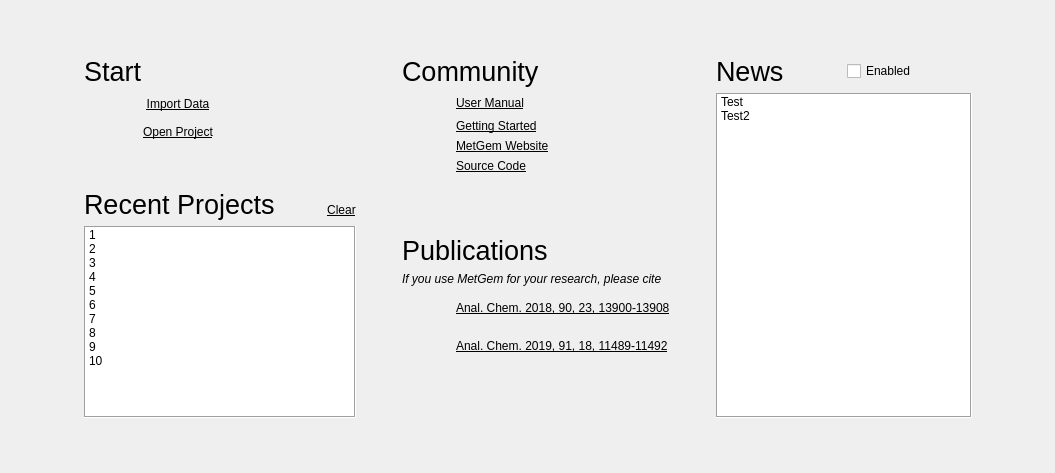
<?xml version="1.0" encoding="UTF-8"?>
<ui version="4.0">
 <class>WelcomeScreen</class>
 <widget class="QWidget" name="WelcomeScreen">
  <property name="geometry">
   <rect>
    <x>0</x>
    <y>0</y>
    <width>1055</width>
    <height>473</height>
   </rect>
  </property>
  <property name="windowTitle">
   <string>Form</string>
  </property>
  <layout class="QVBoxLayout" name="verticalLayout">
   <item>
    <spacer name="verticalSpacer_4">
     <property name="orientation">
      <enum>Qt::Vertical</enum>
     </property>
     <property name="sizeHint" stdset="0">
      <size>
       <width>20</width>
       <height>40</height>
      </size>
     </property>
    </spacer>
   </item>
   <item>
    <layout class="QHBoxLayout" name="horizontalLayout_2">
     <item>
      <spacer name="horizontalSpacer">
       <property name="orientation">
        <enum>Qt::Horizontal</enum>
       </property>
       <property name="sizeHint" stdset="0">
        <size>
         <width>40</width>
         <height>20</height>
        </size>
       </property>
      </spacer>
     </item>
     <item>
      <layout class="QGridLayout" name="gridLayout_4">
       <item row="5" column="5">
        <widget class="QPushButton" name="btClearRecentProjects">
         <property name="sizePolicy">
          <sizepolicy hsizetype="Minimum" vsizetype="Minimum">
           <horstretch>0</horstretch>
           <verstretch>0</verstretch>
          </sizepolicy>
         </property>
         <property name="maximumSize">
          <size>
           <width>16777215</width>
           <height>32</height>
          </size>
         </property>
         <property name="cursor">
          <cursorShape>PointingHandCursor</cursorShape>
         </property>
         <property name="toolTip">
          <string>Clear the recent projects list</string>
         </property>
         <property name="statusTip">
          <string>Clear the recent projects list</string>
         </property>
         <property name="styleSheet">
          <string notr="true">QPushButton
{
	text-decoration: underline;
	border: none;
}</string>
         </property>
         <property name="text">
          <string>Clear</string>
         </property>
         <property name="flat">
          <bool>true</bool>
         </property>
        </widget>
       </item>
       <item row="5" column="4">
        <spacer name="horizontalSpacer_5">
         <property name="orientation">
          <enum>Qt::Horizontal</enum>
         </property>
         <property name="sizeType">
          <enum>QSizePolicy::Maximum</enum>
         </property>
         <property name="sizeHint" stdset="0">
          <size>
           <width>40</width>
           <height>20</height>
          </size>
         </property>
        </spacer>
       </item>
       <item row="2" column="3" colspan="3">
        <spacer name="horizontalSpacer_2">
         <property name="orientation">
          <enum>Qt::Horizontal</enum>
         </property>
         <property name="sizeType">
          <enum>QSizePolicy::Expanding</enum>
         </property>
         <property name="sizeHint" stdset="0">
          <size>
           <width>0</width>
           <height>0</height>
          </size>
         </property>
        </spacer>
       </item>
       <item row="2" column="2">
        <widget class="QPushButton" name="btOpenProject">
         <property name="cursor">
          <cursorShape>PointingHandCursor</cursorShape>
         </property>
         <property name="toolTip">
          <string>Load a previously saved project file</string>
         </property>
         <property name="statusTip">
          <string>Load a previously saved project file</string>
         </property>
         <property name="styleSheet">
          <string notr="true">QPushButton
{
	text-decoration: underline;
}</string>
         </property>
         <property name="text">
          <string>Open Project</string>
         </property>
         <property name="iconSize">
          <size>
           <width>32</width>
           <height>32</height>
          </size>
         </property>
         <property name="flat">
          <bool>true</bool>
         </property>
        </widget>
       </item>
       <item row="4" column="0" rowspan="2" colspan="4">
        <widget class="QLabel" name="label_4">
         <property name="styleSheet">
          <string notr="true">font-size: 20pt;</string>
         </property>
         <property name="text">
          <string>Recent Projects</string>
         </property>
         <property name="alignment">
          <set>Qt::AlignBottom|Qt::AlignLeading|Qt::AlignLeft</set>
         </property>
        </widget>
       </item>
       <item row="6" column="0" colspan="6">
        <widget class="QListWidget" name="lstRecentProjects">
         <property name="cursor" stdset="0">
          <cursorShape>PointingHandCursor</cursorShape>
         </property>
         <property name="autoFillBackground">
          <bool>true</bool>
         </property>
         <property name="frameShape">
          <enum>QFrame::Box</enum>
         </property>
         <property name="verticalScrollBarPolicy">
          <enum>Qt::ScrollBarAlwaysOff</enum>
         </property>
         <property name="horizontalScrollBarPolicy">
          <enum>Qt::ScrollBarAlwaysOff</enum>
         </property>
         <property name="editTriggers">
          <set>QAbstractItemView::NoEditTriggers</set>
         </property>
         <property name="selectionMode">
          <enum>QAbstractItemView::NoSelection</enum>
         </property>
         <property name="textElideMode">
          <enum>Qt::ElideMiddle</enum>
         </property>
         <property name="spacing">
          <number>1</number>
         </property>
         <property name="uniformItemSizes">
          <bool>true</bool>
         </property>
         <property name="batchSize">
          <number>10</number>
         </property>
         <item>
          <property name="text">
           <string>1</string>
          </property>
         </item>
         <item>
          <property name="text">
           <string>2</string>
          </property>
         </item>
         <item>
          <property name="text">
           <string>3</string>
          </property>
         </item>
         <item>
          <property name="text">
           <string>4</string>
          </property>
         </item>
         <item>
          <property name="text">
           <string>5</string>
          </property>
         </item>
         <item>
          <property name="text">
           <string>6</string>
          </property>
         </item>
         <item>
          <property name="text">
           <string>7</string>
          </property>
         </item>
         <item>
          <property name="text">
           <string>8</string>
          </property>
         </item>
         <item>
          <property name="text">
           <string>9</string>
          </property>
         </item>
         <item>
          <property name="text">
           <string>10</string>
          </property>
         </item>
        </widget>
       </item>
       <item row="3" column="1" colspan="5">
        <spacer name="verticalSpacer">
         <property name="orientation">
          <enum>Qt::Vertical</enum>
         </property>
         <property name="sizeType">
          <enum>QSizePolicy::Maximum</enum>
         </property>
         <property name="sizeHint" stdset="0">
          <size>
           <width>20</width>
           <height>40</height>
          </size>
         </property>
        </spacer>
       </item>
       <item row="2" column="1">
        <widget class="QLabel" name="label_19">
         <property name="maximumSize">
          <size>
           <width>32</width>
           <height>32</height>
          </size>
         </property>
         <property name="baseSize">
          <size>
           <width>32</width>
           <height>32</height>
          </size>
         </property>
         <property name="text">
          <string/>
         </property>
         <property name="pixmap">
          <pixmap resource="../../../../metgem/metgem/ui/ui.qrc">:/icons/images/document-open.svg</pixmap>
         </property>
         <property name="scaledContents">
          <bool>true</bool>
         </property>
        </widget>
       </item>
       <item row="0" column="0" colspan="6">
        <widget class="QLabel" name="label">
         <property name="styleSheet">
          <string notr="true">font-size: 20pt;</string>
         </property>
         <property name="text">
          <string>Start</string>
         </property>
         <property name="alignment">
          <set>Qt::AlignBottom|Qt::AlignLeading|Qt::AlignLeft</set>
         </property>
        </widget>
       </item>
       <item row="1" column="1">
        <widget class="QLabel" name="label_20">
         <property name="maximumSize">
          <size>
           <width>32</width>
           <height>32</height>
          </size>
         </property>
         <property name="text">
          <string/>
         </property>
         <property name="pixmap">
          <pixmap resource="../../../../metgem/metgem/ui/ui.qrc">:/icons/images/import-mgf.svg</pixmap>
         </property>
         <property name="scaledContents">
          <bool>true</bool>
         </property>
        </widget>
       </item>
       <item row="2" column="0">
        <widget class="QLabel" name="label_16">
         <property name="maximumSize">
          <size>
           <width>10</width>
           <height>16777215</height>
          </size>
         </property>
         <property name="text">
          <string/>
         </property>
        </widget>
       </item>
       <item row="1" column="2">
        <widget class="QPushButton" name="btImportData">
         <property name="cursor">
          <cursorShape>PointingHandCursor</cursorShape>
         </property>
         <property name="toolTip">
          <string>Import a spectra list and compute scores</string>
         </property>
         <property name="statusTip">
          <string>Import a spectra list and compute scores</string>
         </property>
         <property name="styleSheet">
          <string notr="true">QPushButton
{
	text-decoration: underline;
}</string>
         </property>
         <property name="text">
          <string>Import Data</string>
         </property>
         <property name="iconSize">
          <size>
           <width>32</width>
           <height>32</height>
          </size>
         </property>
         <property name="flat">
          <bool>true</bool>
         </property>
        </widget>
       </item>
       <item row="4" column="4">
        <spacer name="verticalSpacer_3">
         <property name="orientation">
          <enum>Qt::Vertical</enum>
         </property>
         <property name="sizeType">
          <enum>QSizePolicy::Maximum</enum>
         </property>
         <property name="sizeHint" stdset="0">
          <size>
           <width>20</width>
           <height>5</height>
          </size>
         </property>
        </spacer>
       </item>
      </layout>
     </item>
     <item>
      <spacer name="horizontalSpacer_3">
       <property name="orientation">
        <enum>Qt::Horizontal</enum>
       </property>
       <property name="sizeType">
        <enum>QSizePolicy::Fixed</enum>
       </property>
       <property name="sizeHint" stdset="0">
        <size>
         <width>40</width>
         <height>20</height>
        </size>
       </property>
      </spacer>
     </item>
     <item>
      <layout class="QGridLayout" name="gridLayout">
       <item row="10" column="1" colspan="2">
        <spacer name="verticalSpacer_2">
         <property name="orientation">
          <enum>Qt::Vertical</enum>
         </property>
         <property name="sizeHint" stdset="0">
          <size>
           <width>20</width>
           <height>40</height>
          </size>
         </property>
        </spacer>
       </item>
       <item row="2" column="1">
        <widget class="QLabel" name="label_10">
         <property name="text">
          <string/>
         </property>
         <property name="pixmap">
          <pixmap resource="../../../../metgem/metgem/ui/ui.qrc">:/icons/images/help.svg</pixmap>
         </property>
        </widget>
       </item>
       <item row="3" column="1">
        <widget class="QLabel" name="label_11">
         <property name="sizePolicy">
          <sizepolicy hsizetype="Fixed" vsizetype="Fixed">
           <horstretch>0</horstretch>
           <verstretch>0</verstretch>
          </sizepolicy>
         </property>
         <property name="maximumSize">
          <size>
           <width>32</width>
           <height>32</height>
          </size>
         </property>
         <property name="text">
          <string/>
         </property>
         <property name="pixmap">
          <pixmap resource="../../../../metgem/metgem/ui/ui.qrc">:/icons/images/browser.svg</pixmap>
         </property>
         <property name="scaledContents">
          <bool>true</bool>
         </property>
        </widget>
       </item>
       <item row="4" column="2">
        <widget class="QLabel" name="label_7">
         <property name="statusTip">
          <string>https://github.com/metgem/metgem</string>
         </property>
         <property name="text">
          <string>&lt;a href=&quot;https://github.com/metgem/metgem&quot; style=&quot;text-decoration: underline; color: palette(text);&quot;&gt;Source Code&lt;/a&gt;</string>
         </property>
         <property name="textFormat">
          <enum>Qt::RichText</enum>
         </property>
         <property name="openExternalLinks">
          <bool>true</bool>
         </property>
        </widget>
       </item>
       <item row="8" column="2">
        <widget class="QLabel" name="label_15">
         <property name="statusTip">
          <string>https://dx.doi.org/10.1021/acs.analchem.8b03099</string>
         </property>
         <property name="text">
          <string>&lt;a href=&quot;https://dx.doi.org/10.1021/acs.analchem.8b03099&quot;style=&quot;text-decoration: underline; color: palette(text);&quot;&gt;Anal. Chem. 2018, 90, 23, 13900-13908&lt;/a&gt;</string>
         </property>
         <property name="textFormat">
          <enum>Qt::RichText</enum>
         </property>
         <property name="openExternalLinks">
          <bool>true</bool>
         </property>
        </widget>
       </item>
       <item row="6" column="0" colspan="3">
        <widget class="QLabel" name="label_18">
         <property name="styleSheet">
          <string notr="true">font-size: 20pt;</string>
         </property>
         <property name="text">
          <string>Publications</string>
         </property>
         <property name="alignment">
          <set>Qt::AlignBottom|Qt::AlignLeading|Qt::AlignLeft</set>
         </property>
        </widget>
       </item>
       <item row="4" column="1">
        <widget class="QLabel" name="label_12">
         <property name="maximumSize">
          <size>
           <width>32</width>
           <height>32</height>
          </size>
         </property>
         <property name="text">
          <string/>
         </property>
         <property name="pixmap">
          <pixmap resource="../../../../metgem/metgem/ui/ui.qrc">:/icons/images/git.svg</pixmap>
         </property>
         <property name="scaledContents">
          <bool>true</bool>
         </property>
        </widget>
       </item>
       <item row="1" column="2">
        <widget class="QLabel" name="label_5">
         <property name="toolTip">
          <string/>
         </property>
         <property name="statusTip">
          <string>https://metgem.readthedocs.io</string>
         </property>
         <property name="text">
          <string>&lt;a href=&quot;https://metgem.readthedocs.io&quot; style=&quot;text-decoration: underline; color: palette(text);&quot;&gt;User Manual&lt;/a&gt;</string>
         </property>
         <property name="textFormat">
          <enum>Qt::RichText</enum>
         </property>
         <property name="openExternalLinks">
          <bool>true</bool>
         </property>
        </widget>
       </item>
       <item row="9" column="1">
        <widget class="QLabel" name="label_14">
         <property name="minimumSize">
          <size>
           <width>32</width>
           <height>32</height>
          </size>
         </property>
         <property name="maximumSize">
          <size>
           <width>32</width>
           <height>32</height>
          </size>
         </property>
         <property name="text">
          <string/>
         </property>
         <property name="pixmap">
          <pixmap resource="../../../../metgem/metgem/ui/ui.qrc">:/icons/images/academic.svg</pixmap>
         </property>
         <property name="scaledContents">
          <bool>true</bool>
         </property>
        </widget>
       </item>
       <item row="2" column="2">
        <widget class="QLabel" name="label_6">
         <property name="statusTip">
          <string>https://metgem.readthedocs.io/getting_started.html</string>
         </property>
         <property name="text">
          <string>&lt;a href=&quot;https://metgem.readthedocs.io/getting_started.html&quot; style=&quot;text-decoration: underline; color: palette(text);&quot;&gt;Getting Started&lt;/a&gt;</string>
         </property>
         <property name="textFormat">
          <enum>Qt::RichText</enum>
         </property>
         <property name="openExternalLinks">
          <bool>true</bool>
         </property>
        </widget>
       </item>
       <item row="5" column="1" colspan="2">
        <spacer name="verticalSpacer_5">
         <property name="orientation">
          <enum>Qt::Vertical</enum>
         </property>
         <property name="sizeHint" stdset="0">
          <size>
           <width>20</width>
           <height>40</height>
          </size>
         </property>
        </spacer>
       </item>
       <item row="9" column="2">
        <widget class="QLabel" name="label_17">
         <property name="statusTip">
          <string>https://dx.doi.org/10.1021/acs.analchem.9b02802</string>
         </property>
         <property name="text">
          <string>&lt;a href=&quot;https://dx.doi.org/10.1021/acs.analchem.9b02802&quot; style=&quot;text-decoration: underline; color: palette(text);&quot;&gt;Anal. Chem. 2019, 91, 18, 11489-11492&lt;/a&gt;</string>
         </property>
         <property name="textFormat">
          <enum>Qt::RichText</enum>
         </property>
         <property name="openExternalLinks">
          <bool>true</bool>
         </property>
        </widget>
       </item>
       <item row="8" column="1">
        <widget class="QLabel" name="label_3">
         <property name="minimumSize">
          <size>
           <width>32</width>
           <height>32</height>
          </size>
         </property>
         <property name="maximumSize">
          <size>
           <width>32</width>
           <height>32</height>
          </size>
         </property>
         <property name="text">
          <string/>
         </property>
         <property name="pixmap">
          <pixmap resource="../../../../metgem/metgem/ui/ui.qrc">:/icons/images/academic.svg</pixmap>
         </property>
         <property name="scaledContents">
          <bool>true</bool>
         </property>
        </widget>
       </item>
       <item row="3" column="2">
        <widget class="QLabel" name="label_8">
         <property name="statusTip">
          <string>https://metgem.github.io</string>
         </property>
         <property name="text">
          <string>&lt;a href=&quot;https://metgem.github.io&quot; style=&quot;text-decoration: underline; color: palette(text);&quot;&gt;MetGem Website&lt;/a&gt;</string>
         </property>
         <property name="textFormat">
          <enum>Qt::RichText</enum>
         </property>
         <property name="openExternalLinks">
          <bool>true</bool>
         </property>
        </widget>
       </item>
       <item row="0" column="0" colspan="3">
        <widget class="QLabel" name="label_2">
         <property name="styleSheet">
          <string notr="true">font-size: 20pt;</string>
         </property>
         <property name="text">
          <string>Community</string>
         </property>
         <property name="alignment">
          <set>Qt::AlignBottom|Qt::AlignLeading|Qt::AlignLeft</set>
         </property>
        </widget>
       </item>
       <item row="1" column="1">
        <widget class="QLabel" name="label_9">
         <property name="text">
          <string/>
         </property>
         <property name="pixmap">
          <pixmap resource="../../../../metgem/metgem/ui/ui.qrc">:/icons/images/help.svg</pixmap>
         </property>
        </widget>
       </item>
       <item row="1" column="0">
        <spacer name="horizontalSpacer_6">
         <property name="orientation">
          <enum>Qt::Horizontal</enum>
         </property>
         <property name="sizeType">
          <enum>QSizePolicy::Fixed</enum>
         </property>
         <property name="sizeHint" stdset="0">
          <size>
           <width>10</width>
           <height>20</height>
          </size>
         </property>
        </spacer>
       </item>
       <item row="7" column="0" colspan="3">
        <widget class="QLabel" name="label_13">
         <property name="styleSheet">
          <string notr="true">font-style: italic;</string>
         </property>
         <property name="text">
          <string>If you use MetGem for your research, please cite</string>
         </property>
        </widget>
       </item>
      </layout>
     </item>
     <item>
      <spacer name="horizontalSpacer_4">
       <property name="orientation">
        <enum>Qt::Horizontal</enum>
       </property>
       <property name="sizeType">
        <enum>QSizePolicy::Fixed</enum>
       </property>
       <property name="sizeHint" stdset="0">
        <size>
         <width>40</width>
         <height>20</height>
        </size>
       </property>
      </spacer>
     </item>
     <item>
      <layout class="QGridLayout" name="gridLayout_2">
       <item row="0" column="1" rowspan="2">
        <widget class="QLabel" name="lblNews">
         <property name="styleSheet">
          <string notr="true">font-size: 20pt;</string>
         </property>
         <property name="text">
          <string>News</string>
         </property>
         <property name="alignment">
          <set>Qt::AlignBottom|Qt::AlignLeading|Qt::AlignLeft</set>
         </property>
        </widget>
       </item>
       <item row="2" column="1" colspan="2">
        <widget class="QListWidget" name="lstNews">
         <property name="cursor" stdset="0">
          <cursorShape>PointingHandCursor</cursorShape>
         </property>
         <property name="autoFillBackground">
          <bool>true</bool>
         </property>
         <property name="frameShape">
          <enum>QFrame::Box</enum>
         </property>
         <property name="horizontalScrollBarPolicy">
          <enum>Qt::ScrollBarAlwaysOff</enum>
         </property>
         <property name="editTriggers">
          <set>QAbstractItemView::NoEditTriggers</set>
         </property>
         <property name="selectionMode">
          <enum>QAbstractItemView::NoSelection</enum>
         </property>
         <property name="verticalScrollMode">
          <enum>QAbstractItemView::ScrollPerPixel</enum>
         </property>
         <property name="resizeMode">
          <enum>QListView::Adjust</enum>
         </property>
         <property name="spacing">
          <number>2</number>
         </property>
         <item>
          <property name="text">
           <string>Test</string>
          </property>
         </item>
         <item>
          <property name="text">
           <string>Test2</string>
          </property>
         </item>
        </widget>
       </item>
       <item row="0" column="2" rowspan="2">
        <widget class="QCheckBox" name="chkEnableNews">
         <property name="toolTip">
          <string>Show news about MetGem: this needs internet to retrieve information from MetGem's website</string>
         </property>
         <property name="statusTip">
          <string>Show news about MetGem: this needs internet to retrieve information from MetGem's website</string>
         </property>
         <property name="text">
          <string>Enabled</string>
         </property>
        </widget>
       </item>
      </layout>
     </item>
     <item>
      <spacer name="horizontalSpacer_7">
       <property name="orientation">
        <enum>Qt::Horizontal</enum>
       </property>
       <property name="sizeHint" stdset="0">
        <size>
         <width>40</width>
         <height>20</height>
        </size>
       </property>
      </spacer>
     </item>
    </layout>
   </item>
   <item>
    <spacer name="verticalSpacer_6">
     <property name="orientation">
      <enum>Qt::Vertical</enum>
     </property>
     <property name="sizeHint" stdset="0">
      <size>
       <width>20</width>
       <height>40</height>
      </size>
     </property>
    </spacer>
   </item>
  </layout>
 </widget>
 <resources>
  <include location="../../../../metgem/metgem/ui/ui.qrc"/>
 </resources>
 <connections/>
</ui>
